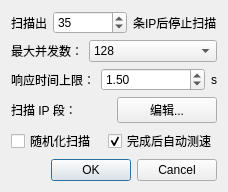
<?xml version="1.0" encoding="UTF-8"?>
<ui version="4.0">
 <class>Dialog</class>
 <widget class="QDialog" name="Dialog">
  <property name="geometry">
   <rect>
    <x>0</x>
    <y>0</y>
    <width>228</width>
    <height>187</height>
   </rect>
  </property>
  <property name="windowTitle">
   <string>扫描设置</string>
  </property>
  <layout class="QVBoxLayout" name="verticalLayout">
   <item>
    <layout class="QHBoxLayout" name="maxIPLayout">
     <item>
      <widget class="QLabel" name="labMaxIP_1">
       <property name="text">
        <string>扫描出</string>
       </property>
      </widget>
     </item>
     <item>
      <widget class="QSpinBox" name="spinBox_MaxIP">
       <property name="sizePolicy">
        <sizepolicy hsizetype="Expanding" vsizetype="Fixed">
         <horstretch>0</horstretch>
         <verstretch>0</verstretch>
        </sizepolicy>
       </property>
       <property name="minimum">
        <number>1</number>
       </property>
       <property name="maximum">
        <number>1000</number>
       </property>
       <property name="value">
        <number>35</number>
       </property>
      </widget>
     </item>
     <item>
      <widget class="QLabel" name="labMaxIP_2">
       <property name="text">
        <string>条IP后停止扫描</string>
       </property>
      </widget>
     </item>
    </layout>
   </item>
   <item>
    <layout class="QHBoxLayout" name="threadsLayout">
     <item>
      <widget class="QLabel" name="labThreads">
       <property name="text">
        <string>最大并发数：</string>
       </property>
      </widget>
     </item>
     <item>
      <widget class="QComboBox" name="comboBox_threads">
       <property name="sizePolicy">
        <sizepolicy hsizetype="Expanding" vsizetype="Fixed">
         <horstretch>0</horstretch>
         <verstretch>0</verstretch>
        </sizepolicy>
       </property>
       <property name="currentIndex">
        <number>7</number>
       </property>
       <item>
        <property name="text">
         <string>1</string>
        </property>
       </item>
       <item>
        <property name="text">
         <string>2</string>
        </property>
       </item>
       <item>
        <property name="text">
         <string>4</string>
        </property>
       </item>
       <item>
        <property name="text">
         <string>8</string>
        </property>
       </item>
       <item>
        <property name="text">
         <string>16</string>
        </property>
       </item>
       <item>
        <property name="text">
         <string>32</string>
        </property>
       </item>
       <item>
        <property name="text">
         <string>64</string>
        </property>
       </item>
       <item>
        <property name="text">
         <string>128</string>
        </property>
       </item>
       <item>
        <property name="text">
         <string>256</string>
        </property>
       </item>
       <item>
        <property name="text">
         <string>512</string>
        </property>
       </item>
       <item>
        <property name="text">
         <string>768</string>
        </property>
       </item>
       <item>
        <property name="text">
         <string>1024</string>
        </property>
       </item>
      </widget>
     </item>
    </layout>
   </item>
   <item>
    <layout class="QHBoxLayout" name="horizontalLayout">
     <item>
      <widget class="QLabel" name="labTimeout">
       <property name="text">
        <string>响应时间上限：</string>
       </property>
      </widget>
     </item>
     <item>
      <widget class="QDoubleSpinBox" name="spinBox_timeout">
       <property name="sizePolicy">
        <sizepolicy hsizetype="Expanding" vsizetype="Fixed">
         <horstretch>0</horstretch>
         <verstretch>0</verstretch>
        </sizepolicy>
       </property>
       <property name="minimum">
        <double>1.000000000000000</double>
       </property>
       <property name="maximum">
        <double>10.000000000000000</double>
       </property>
       <property name="singleStep">
        <double>0.500000000000000</double>
       </property>
       <property name="value">
        <double>1.500000000000000</double>
       </property>
      </widget>
     </item>
     <item>
      <widget class="QLabel" name="labTimeout_2">
       <property name="text">
        <string>s</string>
       </property>
      </widget>
     </item>
    </layout>
   </item>
   <item>
    <layout class="QHBoxLayout" name="horizontalLayout_2">
     <item>
      <widget class="QLabel" name="labScanRanges">
       <property name="text">
        <string>扫描 IP 段：</string>
       </property>
      </widget>
     </item>
     <item>
      <widget class="QPushButton" name="btnEditRanges">
       <property name="text">
        <string>编辑...</string>
       </property>
      </widget>
     </item>
    </layout>
   </item>
   <item>
    <layout class="QHBoxLayout" name="chkBoxLayout">
     <item>
      <widget class="QCheckBox" name="chkBox_randomizeScan">
       <property name="toolTip">
        <string>以随机的顺序执行扫描。</string>
       </property>
       <property name="text">
        <string>随机化扫描</string>
       </property>
      </widget>
     </item>
     <item>
      <widget class="QCheckBox" name="chkBox_autoTest">
       <property name="text">
        <string>完成后自动测速</string>
       </property>
       <property name="checked">
        <bool>true</bool>
       </property>
      </widget>
     </item>
    </layout>
   </item>
   <item>
    <widget class="QDialogButtonBox" name="buttonBox">
     <property name="orientation">
      <enum>Qt::Horizontal</enum>
     </property>
     <property name="standardButtons">
      <set>QDialogButtonBox::Cancel|QDialogButtonBox::Ok</set>
     </property>
    </widget>
   </item>
  </layout>
 </widget>
 <resources/>
 <connections>
  <connection>
   <sender>buttonBox</sender>
   <signal>accepted()</signal>
   <receiver>Dialog</receiver>
   <slot>accept()</slot>
   <hints>
    <hint type="sourcelabel">
     <x>248</x>
     <y>254</y>
    </hint>
    <hint type="destinationlabel">
     <x>157</x>
     <y>274</y>
    </hint>
   </hints>
  </connection>
  <connection>
   <sender>buttonBox</sender>
   <signal>rejected()</signal>
   <receiver>Dialog</receiver>
   <slot>reject()</slot>
   <hints>
    <hint type="sourcelabel">
     <x>316</x>
     <y>260</y>
    </hint>
    <hint type="destinationlabel">
     <x>286</x>
     <y>274</y>
    </hint>
   </hints>
  </connection>
 </connections>
</ui>
